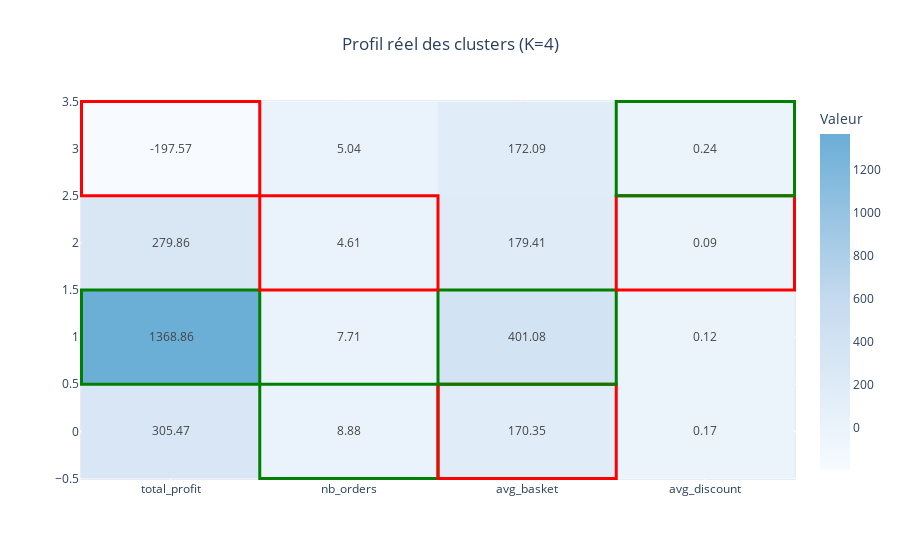

The notebook cell saved with this chart:
### Markdown cell above
Heatmap des profils de clusters

### Code cell
import plotly.graph_objects as go
import numpy as np

cols = ["total_profit", "nb_orders", "avg_basket", "avg_discount"]

cluster_profile = (
    client_clean
    .groupby("cluster")[cols]
    .mean()
    .round(2)
)

# Détection max/min
max_mask = cluster_profile.eq(cluster_profile.max())
min_mask = cluster_profile.eq(cluster_profile.min())

# Palette claire personnalisée
colorscale = [
    [0, "#f7fbff"],
    [0.5, "#c6dbef"],
    [1, "#6baed6"]
]

fig = go.Figure()

fig.add_trace(go.Heatmap(
    z=cluster_profile.values,
    x=cluster_profile.columns,
    y=cluster_profile.index,
    colorscale=colorscale,
    text=cluster_profile.values,
    texttemplate="%{text}",
    colorbar=dict(title="Valeur")
))

# Encadrement discret
for i in range(cluster_profile.shape[0]):
    for j in range(cluster_profile.shape[1]):

        if max_mask.iloc[i, j]:
            fig.add_shape(
                type="rect",
                x0=j-0.5, x1=j+0.5,
                y0=i-0.5, y1=i+0.5,
                line=dict(color="green", width=3)
            )

        if min_mask.iloc[i, j]:
            fig.add_shape(
                type="rect",
                x0=j-0.5, x1=j+0.5,
                y0=i-0.5, y1=i+0.5,
                line=dict(color="red", width=3)
            )

fig.update_layout(
    title="Profil réel des clusters (K=4)",
    title_x=0.5
)

fig.show()

### Figure 1 — Plotly figure (JSON) as saved in the notebook; plotly's stock layout.template omitted (floating-point values rounded to 4 significant figures)
{"data": [{"colorbar": {"title": {"text": "Valeur"}}, "colorscale": [[0, "#f7fbff"], [0.5, "#c6dbef"], [1, "#6baed6"]], "text": [[305.5, 8.88, 170.3, 0.17], [1369.0, 7.71, 401.1, 0.12], [279.9, 4.61, 179.4, 0.09], [-197.6, 5.04, 172.1, 0.24]], "texttemplate": "%{text}", "type": "heatmap", "x": ["total_profit", "nb_orders", "avg_basket", "avg_discount"], "y": [0, 1, 2, 3], "z": [[305.5, 8.88, 170.3, 0.17], [1369.0, 7.71, 401.1, 0.12], [279.9, 4.61, 179.4, 0.09], [-197.6, 5.04, 172.1, 0.24]]}], "layout": {"shapes": [{"line": {"color": "green", "width": 3}, "type": "rect", "x0": 0.5, "x1": 1.5, "y0": -0.5, "y1": 0.5}, {"line": {"color": "red", "width": 3}, "type": "rect", "x0": 1.5, "x1": 2.5, "y0": -0.5, "y1": 0.5}, {"line": {"color": "green", "width": 3}, "type": "rect", "x0": -0.5, "x1": 0.5, "y0": 0.5, "y1": 1.5}, {"line": {"color": "green", "width": 3}, "type": "rect", "x0": 1.5, "x1": 2.5, "y0": 0.5, "y1": 1.5}, {"line": {"color": "red", "width": 3}, "type": "rect", "x0": 0.5, "x1": 1.5, "y0": 1.5, "y1": 2.5}, {"line": {"color": "red", "width": 3}, "type": "rect", "x0": 2.5, "x1": 3.5, "y0": 1.5, "y1": 2.5}, {"line": {"color": "red", "width": 3}, "type": "rect", "x0": -0.5, "x1": 0.5, "y0": 2.5, "y1": 3.5}, {"line": {"color": "green", "width": 3}, "type": "rect", "x0": 2.5, "x1": 3.5, "y0": 2.5, "y1": 3.5}], "title": {"text": "Profil réel des clusters (K=4)", "x": 0.5}}}
